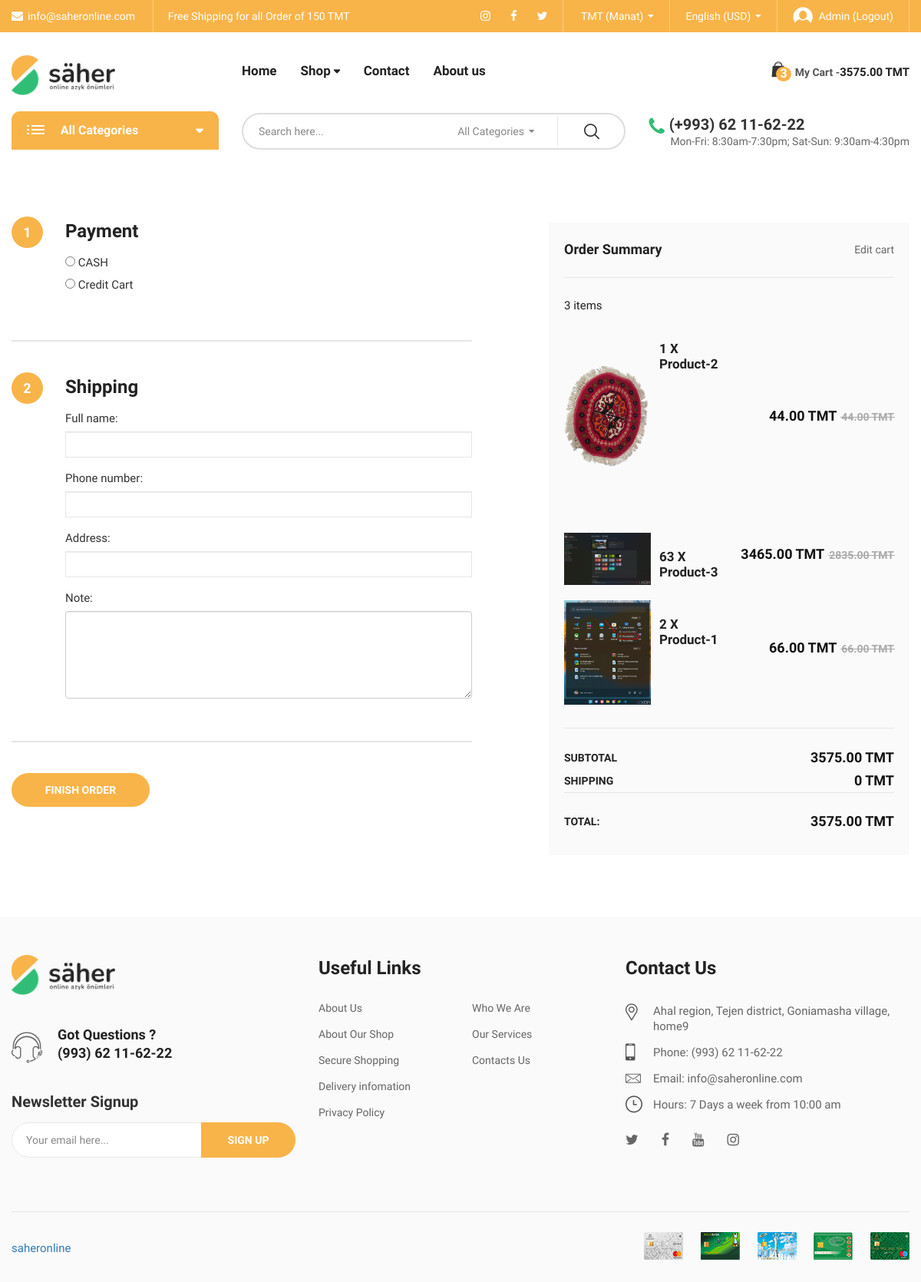
/checkout/ (signed in), run on an earlier commit of the app's database.
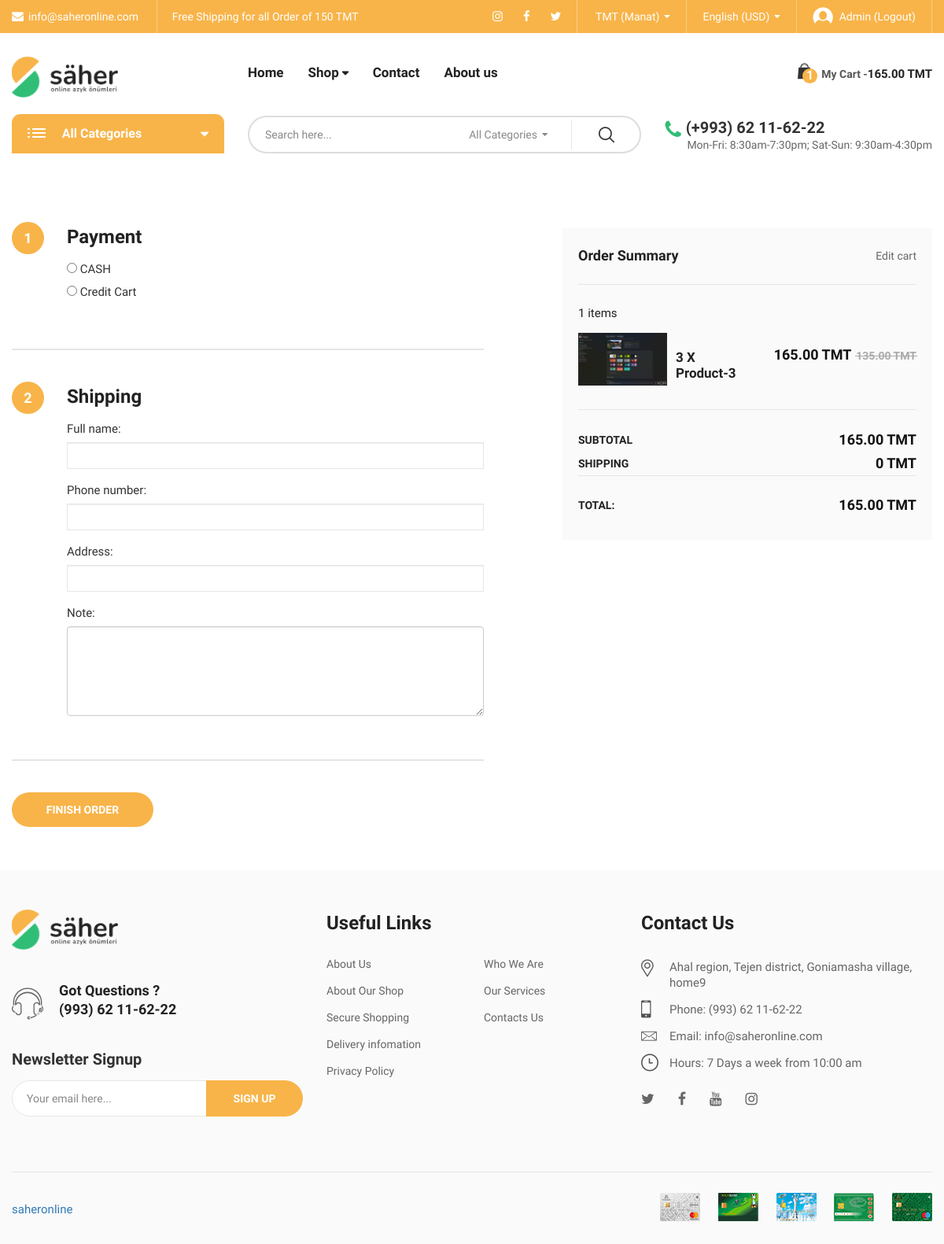
And on a later commit of the database.
### cards/models.py (models this page shows, shortened)
class Cart(models.Model):
    user = models.ForeignKey(User, on_delete=models.CASCADE, related_name='carts')
    created_at = models.DateTimeField(auto_now_add=True)
    updated_at = models.DateTimeField(auto_now=True)
    status = models.BooleanField(default=False)
    def itemcount(self):
        return self.items.count()
    def totalsum(self):
        total = 0
        for i in self.items.all():
            total += i.total_price()
        return total
    def shipping(self):
        if self.totalsum() < 150:
            return 10
        else:
            return 0
    def total_cost(self):
        return self.totalsum() + self.shipping()

class CartItem(models.Model):
    cart = models.ForeignKey(Cart, on_delete=models.CASCADE, related_name='items')
    product = models.ForeignKey(Product, on_delete=models.CASCADE, related_name='carts')
    quantity = models.PositiveIntegerField(default=0)
    def total_price(self):
        return self.quantity * self.product.price_new
    def total_price_old(self):
        return self.quantity * self.product.price_old

### products/models.py (models this page shows, shortened)
class Product(models.Model):
    name = models.CharField(max_length=50)
    subcategory = models.ForeignKey(Subcategory, on_delete=models.CASCADE, related_name='products')
    image = models.ImageField(upload_to='products/')
    price_old = models.DecimalField(max_digits=8, decimal_places=2, blank=True, null=True)
    price_new = models.DecimalField(max_digits=8, decimal_places=2)
    desc = models.TextField()
    created_at = models.DateTimeField(auto_now_add=True)
    updated_at = models.DateTimeField(auto_now=True)

### Saher_app/views.py (the view, shortened to what this page needs)
# urls.py: path("checkout/", views.checkout, name="main.checkout"),
def checkout(request):
    form = OrderForm(request.POST or None)
    return render(request, 'checkout.html', {'form':form})

### orders/forms.py
class OrderForm(forms.ModelForm):
    payment_type = forms.CharField(widget=forms.RadioSelect(choices=payment_methods))
    full_name = forms.CharField(widget=forms.TextInput(attrs={'class':'form-control'}))
    phone_number = forms.CharField(widget=forms.TextInput(attrs={'class':'form-control'}))
    address = forms.CharField(widget=forms.TextInput(attrs={'class':'form-control'}))
    note = forms.CharField(widget=forms.Textarea(attrs={'class':'form-control','rows':'5'}))
    class Meta:
        model = Order
        fields = ['payment_type', 'full_name', 'phone_number', 'address','note']

### Saher_app/context_processors.py (called while the page is built)
def include_categories(request):
    categories = Category.objects.all()
    subcategories = Subcategory.objects.all()
    shopping_cart, created =  Cart.objects.get_or_create(user = request.user, status = False)
    return {
        'categories': categories,
        'subcategories': subcategories,
        'shopping_cart': shopping_cart,
    }

### subcategories/models.py (called while the page is built)
    def __str__(self):
        return self.name

### templates/checkout.html (shortened to what the changed rows need)
{% extends 'main.html' %}
{% load static %}
{% block main %}
<div class="page-contain checkout">
    <div id="main-content" class="main-content">
        <div class="container sm-margin-top-37px">
            <div class="row">
                <div class="col-lg-5 col-md-5 col-sm-6 col-xs-12 sm-padding-top-48px sm-margin-bottom-0 xs-margin-bottom-15px">
                    <div class="order-summary sm-margin-bottom-80px">
                        <div class="cart-list-box short-type">
                            <span class="number">{{shopping_cart.itemcount}} items</span>
                            <ul class="cart-list">
                                {% for item in shopping_cart.items.all %}
                                <li class="cart-elem">
                                    <div class="cart-item">
                                        <div class="product-thumb">
                                            <a class="prd-thumb" href="#">
                                                <figure><img src="{{item.product.image.url}}" width="113" height="113" alt="shop-cart" ></figure>
                                            </a>
                                        </div>
                                        <div class="info">
                                            <span class="txt-quantity">{{item.quantity}} X</span>
                                            <a href="{% url 'main.product' item.product.id %}" class="pr-name">{{item.product.name}}</a>
                                        </div>
                                        <div class="price price-contain">
                                            <ins><span class="price-amount">{{item.total_price}} <span class="currencySymbol">TMT</span></span></ins>
                                            <del><span class="price-amount">{{item.total_price_old}} <span class="currencySymbol">TMT</span></span></del>
                                        </div>
                                    </div>
                                </li>
                                {% endfor %}
                            </ul>
                            <ul class="subtotal">
                                <li>
                                    <div class="subtotal-line">
                                        <b class="stt-name">Subtotal</b>
                                        <span class="stt-price">{{shopping_cart.totalsum}} TMT</span>
                                    </div>
                                </li>
                                <li>
                                    <div class="subtotal-line">
                                        <b class="stt-name">Shipping</b>
                                        <span class="stt-price">{{shopping_cart.shipping}} TMT</span>
                                    </div>
                                </li>
                                <li>
                                    <div class="subtotal-line">
                                        <b class="stt-name">total:</b>
                                        <span class="stt-price">{{shopping_cart.total_cost}} TMT</span>
                                    </div>
                                </li>
                            </ul>
                        </div>
                    </div>
                </div>
            </div>
        </div>
    </div>
</div>
{% endblock main %}

### templates/main.html (shortened to what the changed rows need)
{% load static %}
<!DOCTYPE html>
<html class="no-js" lang="en">
<head>
    <link rel="stylesheet" type="text/css" href="{% static 'assets/css/bootstrap.min.css' %}">
    <link rel="stylesheet" type="text/css" href="{% static 'assets/css/animate.min.css' %}">
    <link rel="stylesheet" type="text/css" href="{% static 'assets/css/font-awesome.min.css' %}">
    <link rel="stylesheet" type="text/css" href="{% static 'assets/css/nice-select.css' %}">
    <link rel="stylesheet" type="text/css" href="{% static 'assets/css/slick.min.css' %}">
    <link rel="stylesheet" type="text/css" href="{% static 'assets/css/style.css' %}">
    <link rel="stylesheet" type="text/css" href="{% static 'assets/css/main-color.css' %}">
</head>
<body class="biolife-body">
    <header id="header" class="header-area style-01 layout-03">
        <div class="header-middle biolife-sticky-object ">
            <div class="container">
                <div class="row">
                    <div class="col-lg-3 col-md-3 col-md-6 col-xs-6">
                        <div class="biolife-cart-info">
                            {% if user.is_authenticated %}
                            <div class="minicart-block">
                                {% if shopping_cart.itemcount > 0 %}
                                <div class="minicart-contain">
                                    <a href="javascript:void(0)" class="link-to">
                                            <span class="icon-qty-combine">
                                                <span class="qty">{{shopping_cart.itemcount}}</span>
                                            </span>
                                        <span class="title">My Cart -</span>
                                        <span class="sub-total">{{shopping_cart.totalsum}} TMT</span>
                                    </a>
                                </div>
                                {% endif %}
                            </div>
                            {% endif %}
                        </div>
                    </div>
                </div>
            </div>
        </div>
    </header>
    {% block main %}
    {% endblock main %}
</body>
</html>

What changed in the data, as far as the page shows it:
removed Cart: itemcount "3", totalsum "3575.00", shipping "0", total_cost "3575.00"
removed CartItem: product.image (picture), quantity "1", product.name "Product-2", total_price "44.00", total_price_old "44.00"
removed CartItem: product.image (picture), quantity "63", product.name "Product-3", total_price "3465.00", total_price_old "2835.00"
removed CartItem: product.image (picture), quantity "2", product.name "Product-1", total_price "66.00", total_price_old "66.00"
added Cart: itemcount "1", totalsum "165.00", shipping "0", total_cost "165.00"
added CartItem: product.image (picture), quantity "3", product.name "Product-3", total_price "165.00", total_price_old "135.00"
